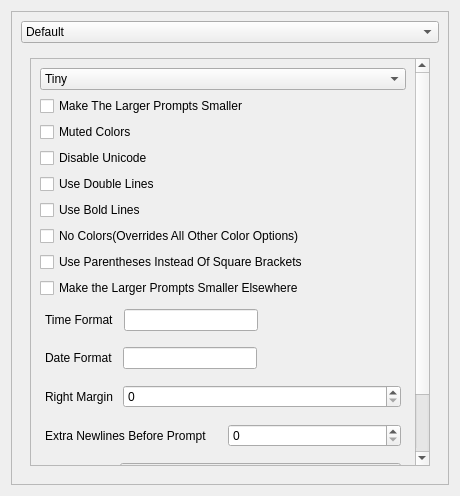
<?xml version="1.0" encoding="UTF-8"?>
<ui version="4.0">
 <class>PromptTab</class>
 <widget class="QWidget" name="PromptTab">
  <property name="geometry">
   <rect>
    <x>0</x>
    <y>0</y>
    <width>460</width>
    <height>496</height>
   </rect>
  </property>
  <property name="windowTitle">
   <string notr="true">Form</string>
  </property>
  <layout class="QVBoxLayout" name="verticalLayout">
   <item>
    <widget class="QScrollArea" name="scrollArea">
     <property name="frameShape">
      <enum>QFrame::StyledPanel</enum>
     </property>
     <property name="frameShadow">
      <enum>QFrame::Plain</enum>
     </property>
     <property name="verticalScrollBarPolicy">
      <enum>Qt::ScrollBarAsNeeded</enum>
     </property>
     <property name="widgetResizable">
      <bool>true</bool>
     </property>
     <widget class="QWidget" name="scrollAreaWidgetContents">
      <property name="geometry">
       <rect>
        <x>0</x>
        <y>0</y>
        <width>440</width>
        <height>476</height>
       </rect>
      </property>
      <layout class="QVBoxLayout" name="verticalLayout_2">
       <item>
        <widget class="QComboBox" name="comboBox_SelectPromptProvider">
         <property name="toolTip">
          <string>&lt;html&gt;&lt;head/&gt;&lt;body&gt;&lt;p&gt;Change what gives you your prompt.&lt;/p&gt;&lt;p&gt;Default - Use what prompt you had before.&lt;/p&gt;&lt;p&gt;Fancy Prompt - Uses the MX Fancy Prompt utility&lt;/p&gt;&lt;/body&gt;&lt;/html&gt;</string>
         </property>
         <item>
          <property name="text">
           <string notr="true">Default</string>
          </property>
         </item>
         <item>
          <property name="text">
           <string notr="true">Fancy Prompt</string>
          </property>
         </item>
         <item>
          <property name="text">
           <string notr="true">Custom</string>
          </property>
         </item>
        </widget>
       </item>
       <item>
        <widget class="QStackedWidget" name="stackedWidget">
         <property name="currentIndex">
          <number>0</number>
         </property>
         <widget class="QWidget" name="page_FancyPrompts">
          <layout class="QVBoxLayout" name="verticalLayout_3">
           <item>
            <widget class="QScrollArea" name="scrollArea_2">
             <property name="widgetResizable">
              <bool>true</bool>
             </property>
             <widget class="QWidget" name="scrollAreaWidgetContents_2">
              <property name="geometry">
               <rect>
                <x>0</x>
                <y>0</y>
                <width>389</width>
                <height>535</height>
               </rect>
              </property>
              <layout class="QVBoxLayout" name="verticalLayout_6">
               <item>
                <widget class="QComboBox" name="comboBox_SelectFancyPrompt">
                 <item>
                  <property name="text">
                   <string notr="true">Tiny</string>
                  </property>
                 </item>
                 <item>
                  <property name="text">
                   <string notr="true">Std</string>
                  </property>
                 </item>
                 <item>
                  <property name="text">
                   <string notr="true">Color</string>
                  </property>
                 </item>
                 <item>
                  <property name="text">
                   <string notr="true">Gentoo</string>
                  </property>
                 </item>
                 <item>
                  <property name="text">
                   <string notr="true">Dir</string>
                  </property>
                 </item>
                 <item>
                  <property name="text">
                   <string notr="true">Med</string>
                  </property>
                 </item>
                 <item>
                  <property name="text">
                   <string notr="true">Narrow</string>
                  </property>
                 </item>
                 <item>
                  <property name="text">
                   <string notr="true">Wide</string>
                  </property>
                 </item>
                 <item>
                  <property name="text">
                   <string notr="true">Fancy</string>
                  </property>
                 </item>
                 <item>
                  <property name="text">
                   <string notr="true">Zee</string>
                  </property>
                 </item>
                 <item>
                  <property name="text">
                   <string notr="true">Date</string>
                  </property>
                 </item>
                 <item>
                  <property name="text">
                   <string notr="true">Curl</string>
                  </property>
                 </item>
                </widget>
               </item>
               <item>
                <widget class="QCheckBox" name="checkBox_CompactLargePrompts">
                 <property name="text">
                  <string>Make The Larger Prompts Smaller</string>
                 </property>
                </widget>
               </item>
               <item>
                <widget class="QCheckBox" name="checkBox_MutedColors">
                 <property name="text">
                  <string>Muted Colors</string>
                 </property>
                </widget>
               </item>
               <item>
                <widget class="QCheckBox" name="checkBox_DisableUnicode">
                 <property name="text">
                  <string>Disable Unicode</string>
                 </property>
                </widget>
               </item>
               <item>
                <widget class="QCheckBox" name="checkBox_DoubleLines">
                 <property name="text">
                  <string>Use Double Lines</string>
                 </property>
                </widget>
               </item>
               <item>
                <widget class="QCheckBox" name="checkBox_BoldLines">
                 <property name="text">
                  <string>Use Bold Lines</string>
                 </property>
                </widget>
               </item>
               <item>
                <widget class="QCheckBox" name="checkBox_NoColor">
                 <property name="text">
                  <string>No Colors(Overrides All Other Color Options)</string>
                 </property>
                </widget>
               </item>
               <item>
                <widget class="QCheckBox" name="checkBox_ParensInstead">
                 <property name="text">
                  <string>Use Parentheses Instead Of Square Brackets</string>
                 </property>
                </widget>
               </item>
               <item>
                <widget class="QCheckBox" name="checkBox_CompactLargePrompts2">
                 <property name="text">
                  <string>Make the Larger Prompts Smaller Elsewhere</string>
                 </property>
                </widget>
               </item>
               <item>
                <layout class="QHBoxLayout" name="horizontalLayout_5">
                 <property name="spacing">
                  <number>10</number>
                 </property>
                 <property name="leftMargin">
                  <number>5</number>
                 </property>
                 <property name="topMargin">
                  <number>5</number>
                 </property>
                 <property name="rightMargin">
                  <number>5</number>
                 </property>
                 <property name="bottomMargin">
                  <number>5</number>
                 </property>
                 <item>
                  <widget class="QLabel" name="label_5">
                   <property name="text">
                    <string>Time Format</string>
                   </property>
                  </widget>
                 </item>
                 <item>
                  <widget class="QLineEdit" name="lineEdit_TimeFormatText"/>
                 </item>
                 <item>
                  <widget class="DateFormatPreview" name="label_TimeFormatText">
                   <property name="sizePolicy">
                    <sizepolicy hsizetype="MinimumExpanding" vsizetype="Preferred">
                     <horstretch>0</horstretch>
                     <verstretch>0</verstretch>
                    </sizepolicy>
                   </property>
                   <property name="text">
                    <string/>
                   </property>
                  </widget>
                 </item>
                </layout>
               </item>
               <item>
                <layout class="QHBoxLayout" name="horizontalLayout">
                 <property name="spacing">
                  <number>10</number>
                 </property>
                 <property name="leftMargin">
                  <number>5</number>
                 </property>
                 <property name="topMargin">
                  <number>5</number>
                 </property>
                 <property name="rightMargin">
                  <number>5</number>
                 </property>
                 <property name="bottomMargin">
                  <number>5</number>
                 </property>
                 <item>
                  <widget class="QLabel" name="label">
                   <property name="text">
                    <string>Date Format</string>
                   </property>
                  </widget>
                 </item>
                 <item>
                  <widget class="QLineEdit" name="lineEdit_DateFormatText"/>
                 </item>
                 <item>
                  <widget class="DateFormatPreview" name="label_DateFormatText">
                   <property name="sizePolicy">
                    <sizepolicy hsizetype="MinimumExpanding" vsizetype="Preferred">
                     <horstretch>0</horstretch>
                     <verstretch>0</verstretch>
                    </sizepolicy>
                   </property>
                   <property name="text">
                    <string/>
                   </property>
                  </widget>
                 </item>
                </layout>
               </item>
               <item>
                <layout class="QHBoxLayout" name="horizontalLayout_2">
                 <property name="spacing">
                  <number>10</number>
                 </property>
                 <property name="leftMargin">
                  <number>5</number>
                 </property>
                 <property name="topMargin">
                  <number>5</number>
                 </property>
                 <property name="rightMargin">
                  <number>5</number>
                 </property>
                 <property name="bottomMargin">
                  <number>5</number>
                 </property>
                 <item>
                  <widget class="QLabel" name="label_2">
                   <property name="sizePolicy">
                    <sizepolicy hsizetype="Minimum" vsizetype="Preferred">
                     <horstretch>0</horstretch>
                     <verstretch>0</verstretch>
                    </sizepolicy>
                   </property>
                   <property name="text">
                    <string>Right Margin</string>
                   </property>
                  </widget>
                 </item>
                 <item>
                  <widget class="QSpinBox" name="spinBox_RightMargin">
                   <property name="sizePolicy">
                    <sizepolicy hsizetype="Expanding" vsizetype="Fixed">
                     <horstretch>0</horstretch>
                     <verstretch>0</verstretch>
                    </sizepolicy>
                   </property>
                  </widget>
                 </item>
                </layout>
               </item>
               <item>
                <layout class="QHBoxLayout" name="horizontalLayout_3">
                 <property name="spacing">
                  <number>10</number>
                 </property>
                 <property name="leftMargin">
                  <number>5</number>
                 </property>
                 <property name="topMargin">
                  <number>5</number>
                 </property>
                 <property name="rightMargin">
                  <number>5</number>
                 </property>
                 <property name="bottomMargin">
                  <number>5</number>
                 </property>
                 <item>
                  <widget class="QLabel" name="label_3">
                   <property name="text">
                    <string>Extra Newlines Before Prompt</string>
                   </property>
                  </widget>
                 </item>
                 <item>
                  <widget class="QSpinBox" name="spinBox_ExtraNewlinesBeforePrompt"/>
                 </item>
                </layout>
               </item>
               <item>
                <layout class="QHBoxLayout" name="horizontalLayout_4">
                 <property name="spacing">
                  <number>10</number>
                 </property>
                 <property name="leftMargin">
                  <number>5</number>
                 </property>
                 <property name="topMargin">
                  <number>5</number>
                 </property>
                 <property name="rightMargin">
                  <number>5</number>
                 </property>
                 <property name="bottomMargin">
                  <number>5</number>
                 </property>
                 <item>
                  <widget class="QLabel" name="label_4">
                   <property name="text">
                    <string>Prompt Text</string>
                   </property>
                  </widget>
                 </item>
                 <item>
                  <widget class="QLineEdit" name="lineEdit_PromptText"/>
                 </item>
                </layout>
               </item>
               <item>
                <layout class="QHBoxLayout" name="horizontalLayout_7">
                 <property name="spacing">
                  <number>10</number>
                 </property>
                 <property name="leftMargin">
                  <number>5</number>
                 </property>
                 <property name="topMargin">
                  <number>5</number>
                 </property>
                 <property name="rightMargin">
                  <number>5</number>
                 </property>
                 <property name="bottomMargin">
                  <number>5</number>
                 </property>
                 <item>
                  <widget class="QLabel" name="label_7">
                   <property name="text">
                    <string>Title Text</string>
                   </property>
                  </widget>
                 </item>
                 <item>
                  <widget class="QLineEdit" name="lineEdit_TitleText"/>
                 </item>
                </layout>
               </item>
              </layout>
             </widget>
            </widget>
           </item>
          </layout>
         </widget>
         <widget class="QWidget" name="page_Default">
          <layout class="QVBoxLayout" name="verticalLayout_4">
           <item>
            <widget class="QCheckBox" name="checkBox_RemoveAllNewlines">
             <property name="text">
              <string>Remove all newlines</string>
             </property>
            </widget>
           </item>
           <item>
            <spacer name="verticalSpacer">
             <property name="orientation">
              <enum>Qt::Vertical</enum>
             </property>
             <property name="sizeHint" stdset="0">
              <size>
               <width>20</width>
               <height>515</height>
              </size>
             </property>
            </spacer>
           </item>
          </layout>
         </widget>
         <widget class="QWidget" name="page">
          <layout class="QVBoxLayout" name="verticalLayout_5">
           <item>
            <widget class="QListWidget" name="listWidget_PromptCustom"/>
           </item>
           <item>
            <widget class="QPushButton" name="pushButton_PromptCustomEdit">
             <property name="text">
              <string>Edit</string>
             </property>
             <property name="icon">
              <iconset theme="edit">
               <normaloff>.</normaloff>.</iconset>
             </property>
            </widget>
           </item>
           <item>
            <layout class="QHBoxLayout" name="horizontalLayout_6">
             <property name="sizeConstraint">
              <enum>QLayout::SetMaximumSize</enum>
             </property>
             <item>
              <widget class="QPushButton" name="pushButton_PromptCustomAdd">
               <property name="sizePolicy">
                <sizepolicy hsizetype="Expanding" vsizetype="Fixed">
                 <horstretch>0</horstretch>
                 <verstretch>0</verstretch>
                </sizepolicy>
               </property>
               <property name="text">
                <string>Add</string>
               </property>
               <property name="icon">
                <iconset theme="list-add">
                 <normaloff>.</normaloff>.</iconset>
               </property>
               <property name="checkable">
                <bool>false</bool>
               </property>
               <property name="checked">
                <bool>false</bool>
               </property>
              </widget>
             </item>
             <item>
              <widget class="QPushButton" name="pushButton_PromptCustomRemove">
               <property name="sizePolicy">
                <sizepolicy hsizetype="Expanding" vsizetype="Fixed">
                 <horstretch>0</horstretch>
                 <verstretch>0</verstretch>
                </sizepolicy>
               </property>
               <property name="text">
                <string>Remove</string>
               </property>
               <property name="icon">
                <iconset theme="list-remove">
                 <normaloff>.</normaloff>.</iconset>
               </property>
              </widget>
             </item>
             <item>
              <widget class="QPushButton" name="pushButton_PromptCustomUp">
               <property name="sizePolicy">
                <sizepolicy hsizetype="Expanding" vsizetype="Fixed">
                 <horstretch>0</horstretch>
                 <verstretch>0</verstretch>
                </sizepolicy>
               </property>
               <property name="text">
                <string>Up</string>
               </property>
               <property name="icon">
                <iconset theme="arrow-up">
                 <normaloff>.</normaloff>.</iconset>
               </property>
              </widget>
             </item>
             <item>
              <widget class="QPushButton" name="pushButton_PromptCustomDown">
               <property name="sizePolicy">
                <sizepolicy hsizetype="Expanding" vsizetype="Fixed">
                 <horstretch>0</horstretch>
                 <verstretch>0</verstretch>
                </sizepolicy>
               </property>
               <property name="text">
                <string>Down</string>
               </property>
               <property name="icon">
                <iconset theme="arrow-down">
                 <normaloff>.</normaloff>.</iconset>
               </property>
              </widget>
             </item>
            </layout>
           </item>
          </layout>
         </widget>
        </widget>
       </item>
      </layout>
     </widget>
    </widget>
   </item>
  </layout>
 </widget>
 <customwidgets>
  <customwidget>
   <class>DateFormatPreview</class>
   <extends>QLabel</extends>
   <header location="global">dateformatpreview.h</header>
  </customwidget>
 </customwidgets>
 <resources/>
 <connections/>
</ui>
